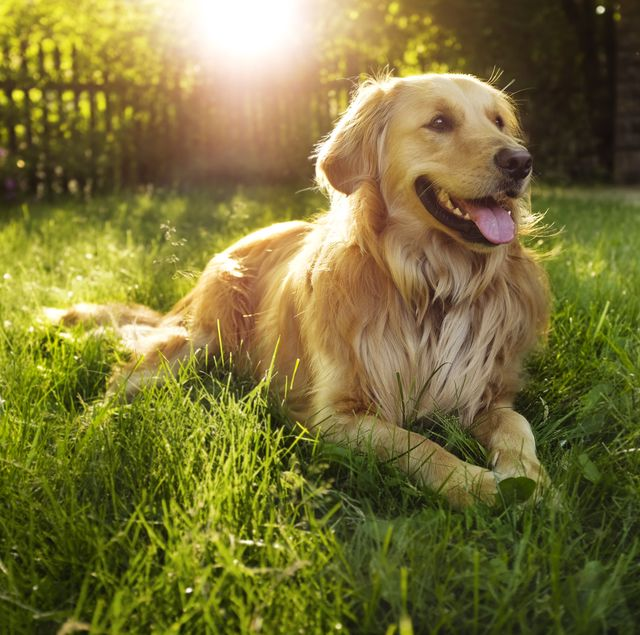
#> input picture testing/model_test/golden.jpeg, 640 x 635 px
$ python -i pipeline_utils.py   (imports and definitions only)
#> lines starting #> are read from the running program, lines starting #| are printed output that depends on the picture
#> further down, picture is the input picture: shape (635, 640, 3); mean B, G, R 56.4, 114.9, 122.6
""" Helper functions and architectures for mod.py file
"""
import cv2
import os
import time
import numpy as np
import collections

from PIL import Image

CANNY_DEFAULT = 5
CANNY_LOW = 100
CANNY_HIGH = 200


# [14 lines left out: function compress, not called in this run]


def get_frame_feature(frame,
                      edge_blur_rad=CANNY_DEFAULT,
                      edge_blur_var=1,
                      edge_canny_low=CANNY_LOW,
                      edge_canny_high=CANNY_HIGH):
    """
    Gets edge detections in image using CV2. Taken from Reducto
    """
#> called with edge_blur_rad = 5, edge_blur_var = 1, edge_canny_low = 100, edge_canny_high = 200
    gray = cv2.cvtColor(frame, cv2.COLOR_BGR2GRAY)
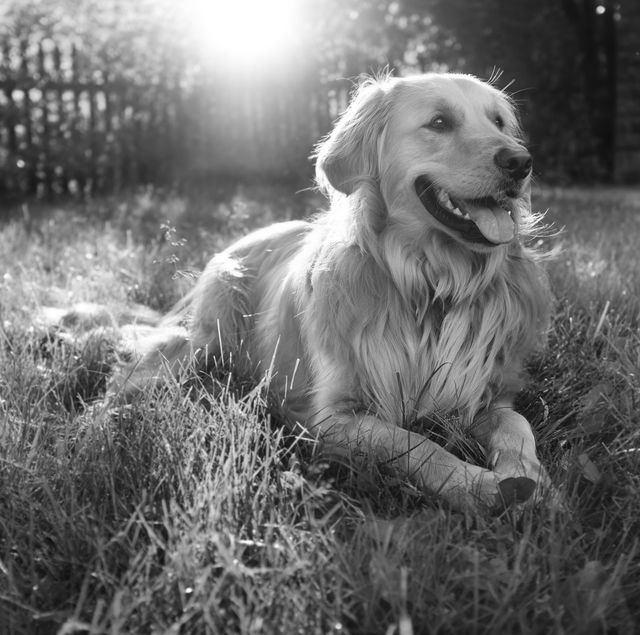
#> gray: shape (635, 640); min 1, max 255, mean 110.5
    blur = cv2.GaussianBlur(gray, (edge_blur_rad, edge_blur_rad), edge_blur_var)
    edge = cv2.Canny(blur, edge_canny_low, edge_canny_high)
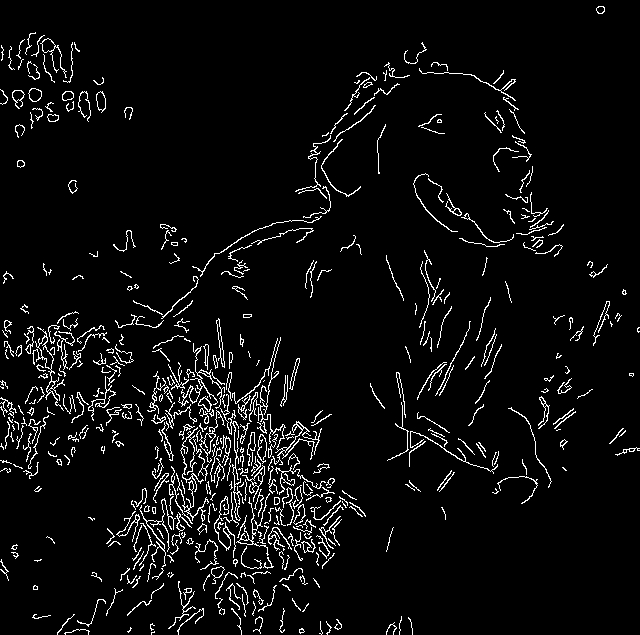
#> edge: shape (635, 640); 4.9% white in thin lines or dots
    return edge


# [118 lines left out: functions cal_frame_diff, get_diff, cropped_detection, process_frame_diff, frame_diff, ensure_gray and 1 more, not called in this run]
    # output_video.write(frame)

    # # Initialize a Video Writer object to create output video with annotated bounding boxes
    # if output_video_dir is not None:  # Doesn't work unless it is in Video()
    #     # TODO: Video writing will have to be called by both model and low level
    #     codec = codec = cv2.VideoWriter_fourcc(*'mp4v')
    #     self.video_writer = cv2.VideoWriter(output_video_dir,
    #                                         codec,
    #                                         self.framerate,
    #                                         resolution
    #                                         )

>>> import cv2
>>> picture = cv2.imread('../testing/model_test/golden.jpeg')
>>> result = get_frame_feature(picture)
